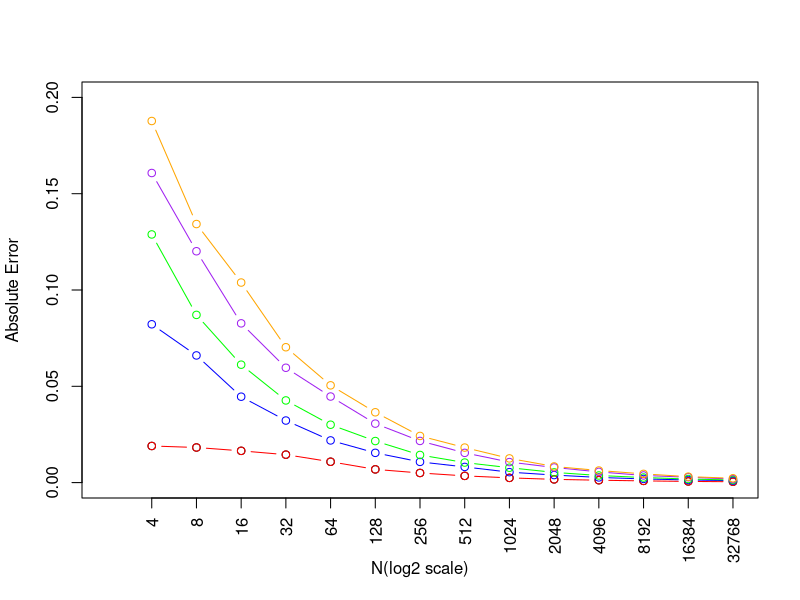
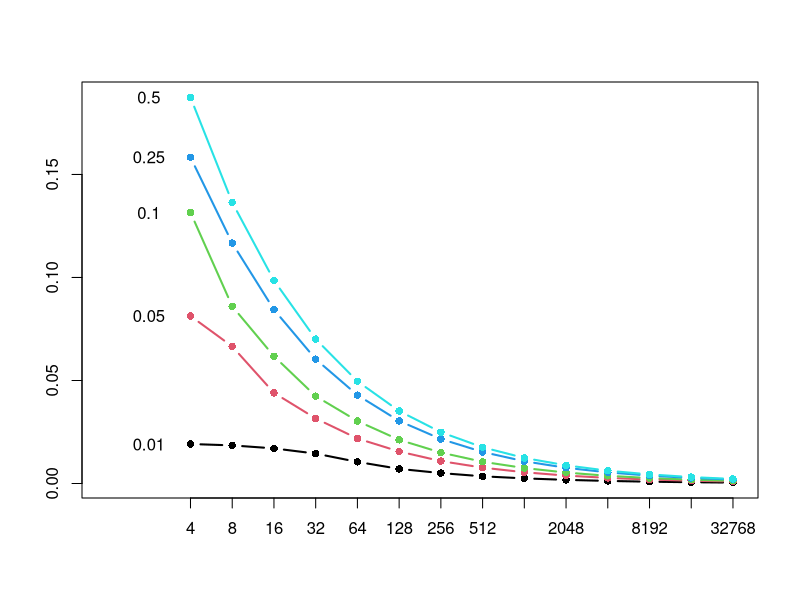
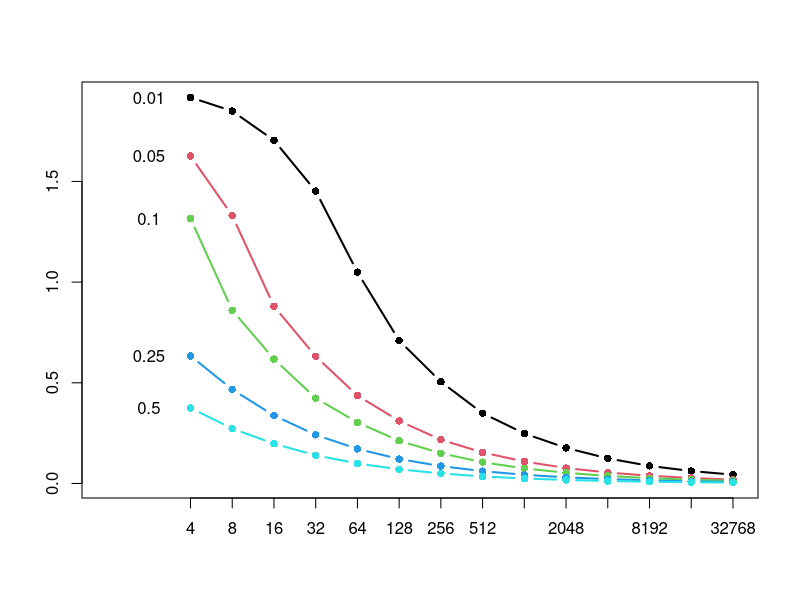
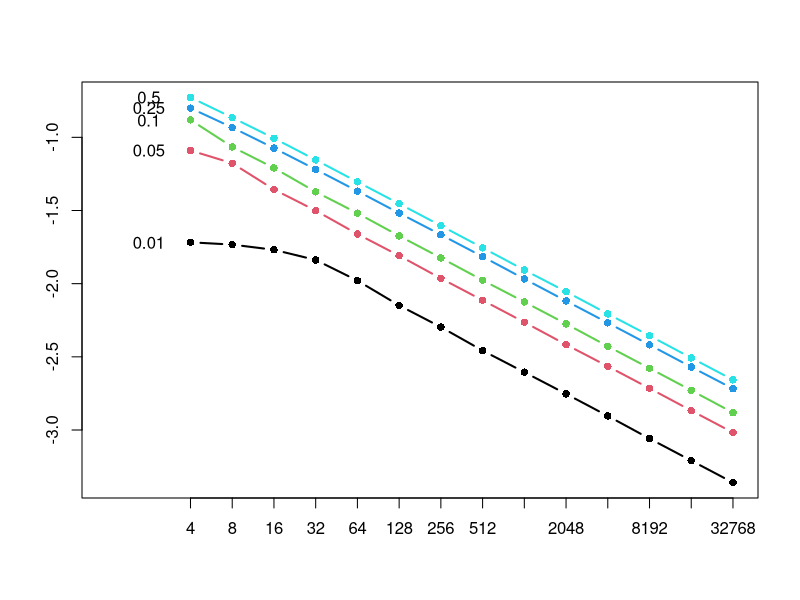
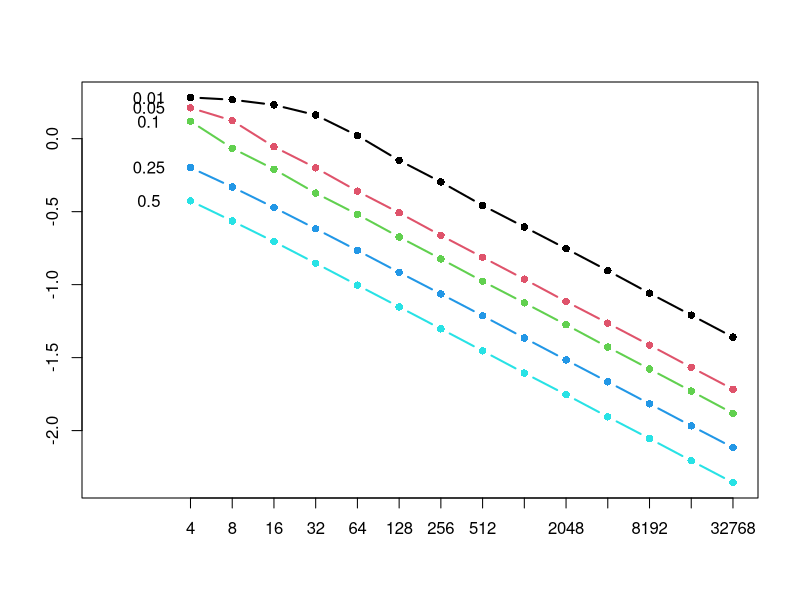

Write the R code that produced these figures, in order.
## ---- chunk 1
library(tidyverse)
## ---- chunk 2


p <- c(0.01,0.05,0.1, 0.25, 0.5)
R <-c(2^(2:15))
#set as a matrix so p1 p2 etc with r1 r2
abserr <- matrix(NA,length(R), length(p))
relerr <- matrix(NA,length(R), length(p))


for(i in 1:length(p)){
  for(j in 1:length(R)){
      abserr[j,i] <- mean(abs((rbinom(10000,R[j],p[i])/R[j])-p[i]))
      relerr[j,i] <- abserr[j,i]/p[i]
  }
}

n <- rep(NA,14)
for(i in 1:14){
 n[i] <-2^(i+1)
}
M <- matrix(NA,14,5)
p <- c(0.01, 0.05, 0.10, 0.25, 0.50)
for(x in 1:length(p)){
 for(y in 1:length(n)){
   TestSample <- rep(NA,1000)
   for(z in 1:1000){
     TestSample[z] <- abs(rbinom(1, n[y],p[x])/n[y]-p[x])
   }
   M[y,x]<- mean(TestSample)
 }

}
plot(M[,1], xlim = c(0,14),ylim = c(0,0.2),xaxt="n",xlab = "N(log2 scale)",ylab="Absolute Error")
lname <- p
xname <- n
axis(1, at=1:14,las=2,lab=xname)
lines(M[,1],col="red",type = "b")
lines(M[,2],col="blue",type = "b")
lines(M[,3],col="green",type = "b")
lines(M[,4],col="purple",type = "b")
lines(M[,5],col="orange",type = "b")
## ---- chunk 3
ss1<-expand.grid(N = 2^(2:15)
            ,p = c(0.01,0.25,0.1,0.05,0.5)
            ,mae= NA_real_
            ,mre=NA_real_)

one_calc <- function(N,p){
  Y<- rbinom(100000,N,p)
  phat <- Y/N
  abs_error <- abs(phat-p)
  rel_error<- abs_error/p
  c(mean(abs_error),mean(rel_error))
}

for(i in 1:nrow(ss1)){
  ss1[i,c("mae","mre")] <- one_calc(ss1[i,"N"],ss1[i,"p"])
}

ss1$xlog2 <- log2(ss1$N)
## ---- chunk 4

plot.new()
plot.window(xlim=c(0,15) , ylim= range(ss1$mae))
axis(1, 2:15, 2^(2:15))
axis(2)
box()
l1 <- ss1 %>% split(.$p) #split it on p (list of 5 data frames)

for (j in seq_along(l1)){
  lines(l1[[j]] $ xlog2 , l1[[j]]$mae, type="b", pch=16,
        col=j, lwd=2, text(1, l1[[j]]$mae[1], l1[[j]]$p[1]))
}
## ---- chunk 5
plot.new()
plot.window(xlim=c(0,15) , ylim= range(ss1$mre))
axis(1, 2:15, 2^(2:15))
axis(2)
box()
l1 <- ss1 %>% split(.$p) #split it on p (list of 5 data frames)

for (j in seq_along(l1)){
  lines(l1[[j]] $ xlog2 , l1[[j]]$mre ,type="b", pch=16,
        col=j, lwd=2, text(1, l1[[j]]$mre[1], l1[[j]]$p[1] ))
}
## ---- chunk 6
ss1$mae_log = log10(ss1$mae)
plot.new()
plot.window(xlim=c(0,15) , ylim= range(ss1$mae_log))
axis(1, 2:15, 2^(2:15))
axis(2)
box()
l1 <- ss1 %>% split(.$p) #split it on p (list of 5 data frames)

for (j in seq_along(l1)){
  lines(l1[[j]] $ xlog2 , l1[[j]]$mae_log, type="b", pch=16,
        col=j, lwd=2, text(1, l1[[j]]$mae_log[1], l1[[j]]$p[1]))
}
## ---- chunk 7
ss1$mre_log = log10(ss1$mre)
plot.new()
plot.window(xlim=c(0,15) , ylim= range(ss1$mre_log))
axis(1, 2:15, 2^(2:15))
axis(2)
box()
l1 <- ss1 %>% split(.$p) #split it on p (list of 5 data frames)

for (j in seq_along(l1)){
  lines(l1[[j]] $ xlog2 , l1[[j]]$mre_log, type="b", pch=16,
        col=j, lwd=2, text(1, l1[[j]]$mre_log[1], l1[[j]]$p[1]))
}
